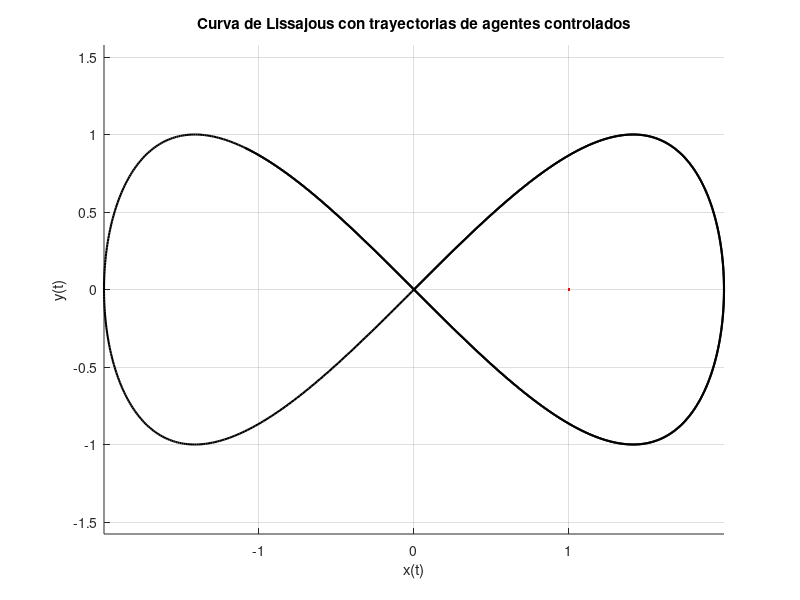

Here is the MATLAB script that generated this plot:
clc
clearvars 
close all 

% Parámetros de la curva de Lissajous
A = 2;          % Amplitud en x
B = 1;          % Amplitud en y
a = 1;          % Frecuencia en x
b = 2;          % Frecuencia en y
delta = 0;      % Diferencia de fase

AA=[0 0 1 0;
    0 0 0 1;
    0 0 0 0;
    0 0 0 0];

BB=[0 0;
    0 0;
    1 0;
    0 1];

% Tiempo
t = linspace(0, 10, 1000); % Aumentar el rango de tiempo para la simulación

% Ecuaciones paramétricas de la curva de Lissajous
x_curve = A * sin(a * t + delta);
y_curve = B * sin(b * t);

vx_curve= A*a*cos(a*t);
vy_curve= B*b*cos(b*t);

% Distancia desde la curva para los agentes
d = 1;

% Posiciones relativas de los agentes con respecto a la curva
x_offset = [d, 0, -d, 0];
y_offset = [0, -d, 0, d];

% Parámetros de control
k_a = 1;
k_v = 2;
k_p = 5;

% Inicializar posiciones y velocidades de los agentes
p = zeros(4, 1, length(t)); 

% Inicializar estados
%Primer punto
p(:,1)=[x_curve(1) + x_offset(1);y_curve(1) + y_offset(1);0;0];

% Simulacion
dt = t(2) - t(1);
for k = 1:length(t)-1
    % Posiciones deseadas en el siguiente instante de tiempo
    p_des = [x_curve(k+1) + 1;y_curve(k+1)];
    % Posicion actual
    p_real= p(1:2)';
    %Error de posicion
    e_p = p_des-p_real;

    %Velocidad deseada
    v_des=[vx_curve(k+1);vy_curve(k+1)];
    %Velocidad actual
    v_real=p(3:4)';
    %Error de velocidad
    e_v = v_des-v_real;
%     e_v=-k_p*e_p;

    % Control de aceleracion
    u = -k_a * (k_v * e_v - k_p * e_p);

    %Sistema
    p(:,k+1)=p(:,k)-(AA*p(:,k)+BB*u)*dt;

  
end

% Graficar la curva de Lissajous y las trayectorias de los agentes
figure;
hold on;

% Graficar la curva de Lissajous
plot(x_curve, y_curve, 'k', 'LineWidth', 1.5);

% Colores para los agentes
colors = ['r', 'g', 'b', 'm'];

plot(p(1, 1), p(2, 1), 'Color', colors(1), 'LineWidth', 1.5);


title('Curva de Lissajous con trayectorias de agentes controlados');
xlabel('x(t)');
ylabel('y(t)');
grid on;
axis equal;
hold off;


% Graficar las trayectorias de los agentes
% for i = 1:num_agents
%     plot(squeeze(positions(i, 1, :)), squeeze(positions(i, 2, :)), 'Color', colors(i), 'LineWidth', 1.5);
%     plot(positions(i, 1, 1), positions(i, 2, 1), 'o', 'Color', colors(i), 'MarkerSize', 10, 'LineWidth', 2); % Posición final
% end
